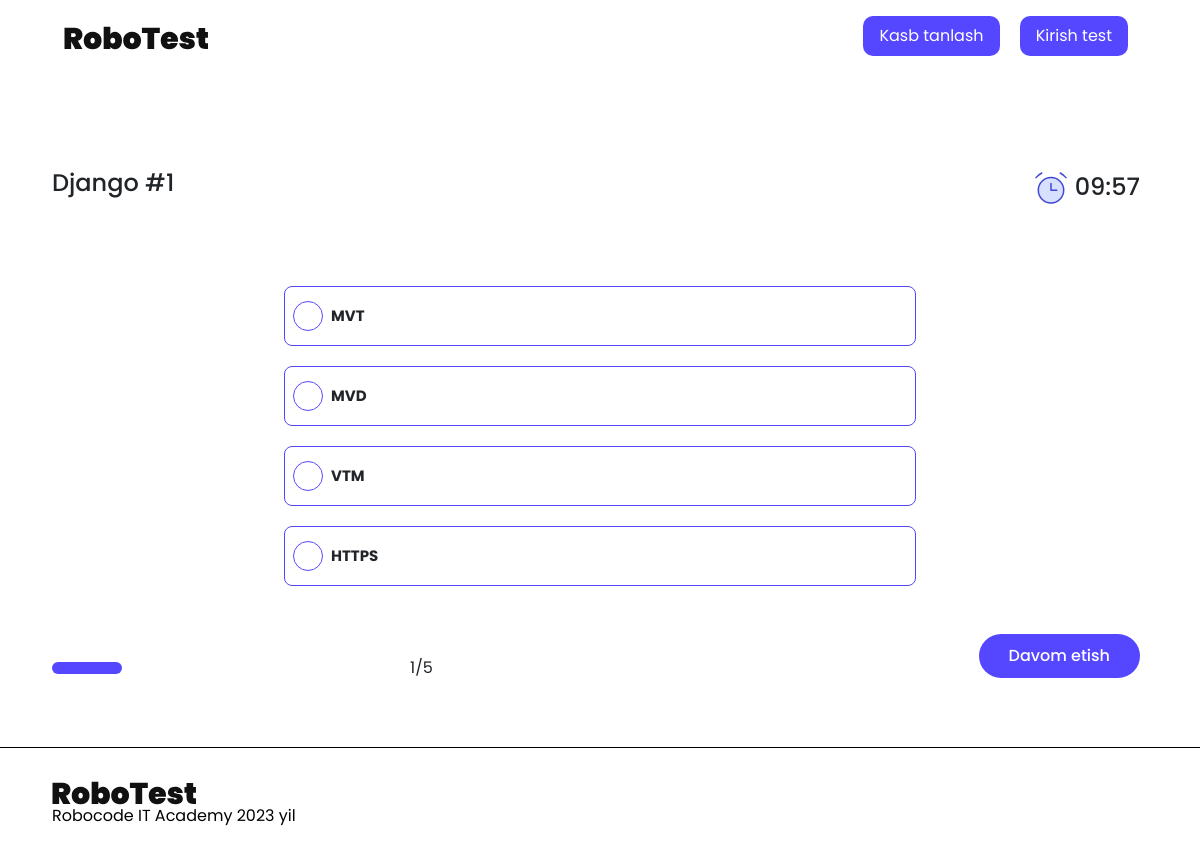
/start_question/django/0/, run on the app's committed database.
### quiz/models.py (models this page shows, shortened)
class Quiz(models.Model):
    title = models.CharField(max_length=255, default='')
    slug = models.SlugField(max_length=255, unique=True)
    created_at = models.DateTimeField(auto_now_add=True)
    times_taken = models.IntegerField(default=0)
    image = models.ImageField(
        upload_to='quiz_image/', blank=True, null=True)
    @property
    def question_count(self):
        return self.questions.count()
    class Meta:
        verbose_name_plural = "Quizzes"
        ordering = ['id']

class Question(models.Model):
    label = QuillField()
    order = models.PositiveIntegerField(blank=True, null=True)
    point = models.FloatField(default=3.3)
    image = models.ImageField(
        upload_to='question_image/', blank=True, null=True)
    quiz = models.ForeignKey(
        Quiz, on_delete=models.CASCADE, related_name='questions')
    class Meta:
        ordering = ['order']

class Answer(models.Model):
    text = models.TextField(max_length=150)
    is_correct = models.BooleanField(default=False)
    question = models.ForeignKey(
        Question, on_delete=models.CASCADE, related_name='answers')

### quiz/views.py (the view)
class StartQuestion(View):
    def get(self, request, slug, order, *args, **kwargs):
        if request.GET.get('answer'):
            send_answer = Answer.objects.get(id=request.GET.get('answer'))
            if send_answer.is_correct:
                answer_in_session(self.request, order)
                self.request.session['answer'] = self.request.session['answer'] + 1
                self.request.session.save()
        quiz = Quiz.objects.get(slug=slug)
        if order == quiz.question_count:
            return redirect('quiz:result', slug)
        question = Question.objects.filter(order=order+1, quiz=quiz).first()
        answers = Answer.objects.filter(question=question)
        data = {
            'quiz': quiz,
            'question': question,
            'answers': answers,
            'progress': round((question.order/quiz.question_count)*100),
        }
        return render(request, 'quiz.html', context=data)

### templates/quiz.html (shortened to what this page needs)
{% extends 'base.html' %}
{% load static %}
{% block content %}
<div class="container">
    <div class="quiz-wrapper">
        <div class="quiz-info_wrapper">
            <div class="d-flex justify-content-between align-items-center mt-5">
                <div class="row">
                    <div class="col-sm-12">
                        <h4 class="text-center h4">{{quiz.title}} #{{question.order}}</h4>
                    </div>
                </div>
                <div class="d-flex align-items-center">
                    <img src="{% static './assets/icons/Group.svg' %}" alt="">
                    <h4 class="h4 mx-2 my-3"><span id="minutes"></span>:<span id="seconds"></span></h4>
                </div>
            </div>
            <div class="d-flex justify-content-center align-items-center my-5">
                <div class="answer_list">
                    {% for answer in answers.all %}
                    <div class="d-flex justify-content-start px-2 gap-2" id="{{answer.id}}">
                        <button class="answer "></button>
                        <p class="w-75 fw-bolder p">{{answer.text}}</p>
                    </div>
                    {% endfor %}
                </div>
            </div>
            <div class="d-flex align-items-center justify-content-between progress_wrapper">
                <div class="d-flex align-items-center progress_bar_wrapper">
                    <div id="progress">
                        <span id="progress_bar" style="width:{{progress}}%;"></span>
                    </div>
                    <span class="px-2">{{question.order}}/{{quiz.question_count}}</span>
                </div>
                <form action="{% url 'quiz:start_question' quiz.slug question.order %}" method="get">
                    <a href="">
                        <button type="submit" class="button-success  mx-2 d-none-btn d-flex justify-content-end mb-4">
                            Davom etish
                        </button>
                    </a>
                </form>
            </div>
        </div>
    </div>
</div>
{% endblock %}

### staticfiles/assets/css/home_page.css (style rules this page uses)
* { font-family: "Poppins", sans-serif; text-decoration: none !important; list-style-type: none !important; }
.container { max-width: 1120px; margin: auto; }
body { background: #fff; }

### staticfiles/assets/css/quiz.css (style rules this page uses)
* { margin: 0; padding: 0; box-sizing: border-box; font-size: "Poppins"; text-decoration: none; list-style-type: none; }
body { background-color: #d3efea; }
.container { max-width: 1120px; margin: auto; }
.answer_list > div { width: 632px; height: 60px; border: 1px solid #5546ff; margin-top: 20px; border-radius: 8px; display: flex; align-items: center !important; background-color: white; font-size: 15px; cursor: pointer; }
.answer_list div p { margin: 0px !important; }
.answer { width: 30px; height: 30px; border: none; outline: none; border-radius: 100px; border: 1px solid #5546ff; background-color: transparent; }
.button-success { background: #5546ff; padding: 10px 30px; font-size: 16px; font-weight: 500; color: #fff; border-radius: 35px; border: none; }
#progress { width: 350px; height: 12px; background: #fff; border-radius: 16px; }
#progress #progress_bar { width: 25%; height: 12px; background: #5546ff; display: block; border-radius: 16px; }
.quiz-wrapper { min-height: 85.4vh; display: flex; justify-content: center; align-items: center; }
.quiz-info_wrapper { width: 100%; }

### staticfiles/assets/css/profile.css (style rules this page uses)
* { font-family: "Poppins", sans-serif; }
body { background-color:white; }
a { text-decoration: none; color: black; }
.container { max-width: 1120px; margin: auto; }

### staticfiles/assets/css/quiz_result.css (style rules this page uses)
.container { max-width: 1120px; margin: auto; }

### data on the page
Quiz: title "Django", question_count "5"
Question: order "1"
Answer: text "MVT"
Answer: text "MVD"
Answer: text "VTM"
Answer: text "HTTPS"
